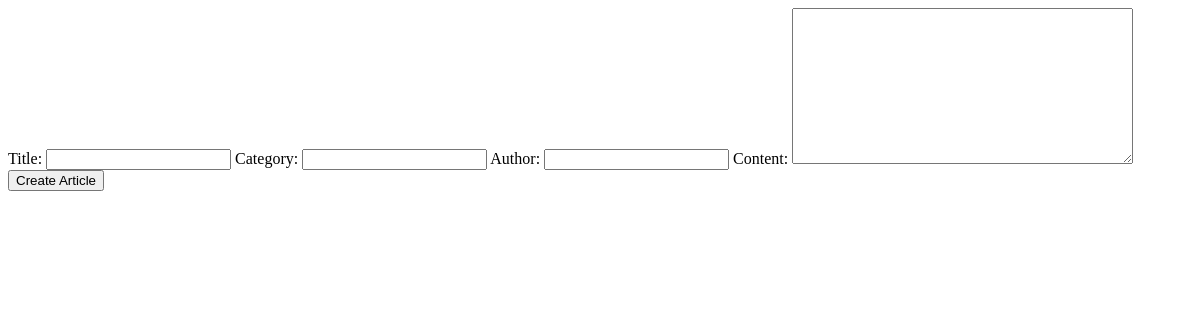
/blog/articles, run on an earlier commit of the app's database.
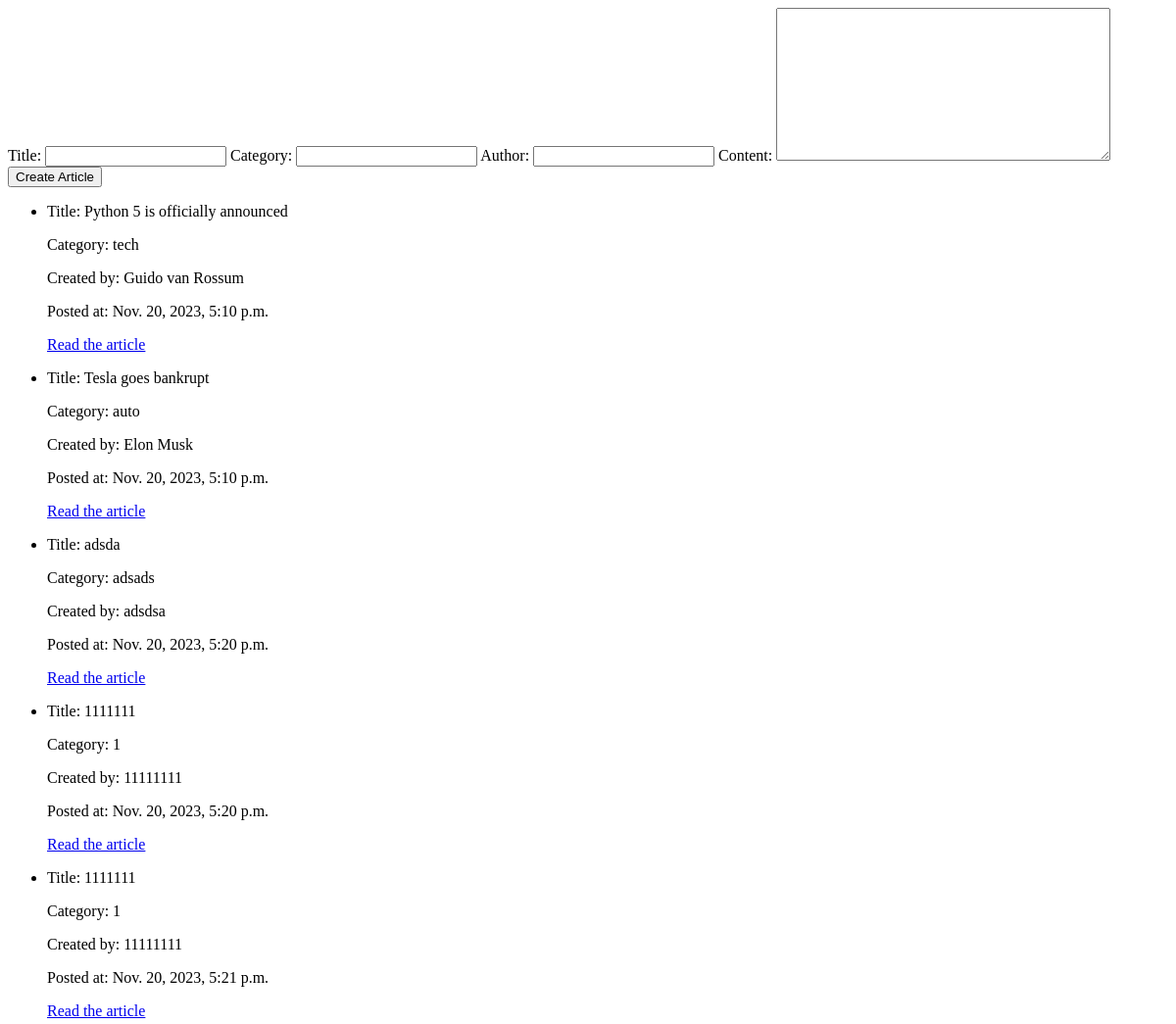
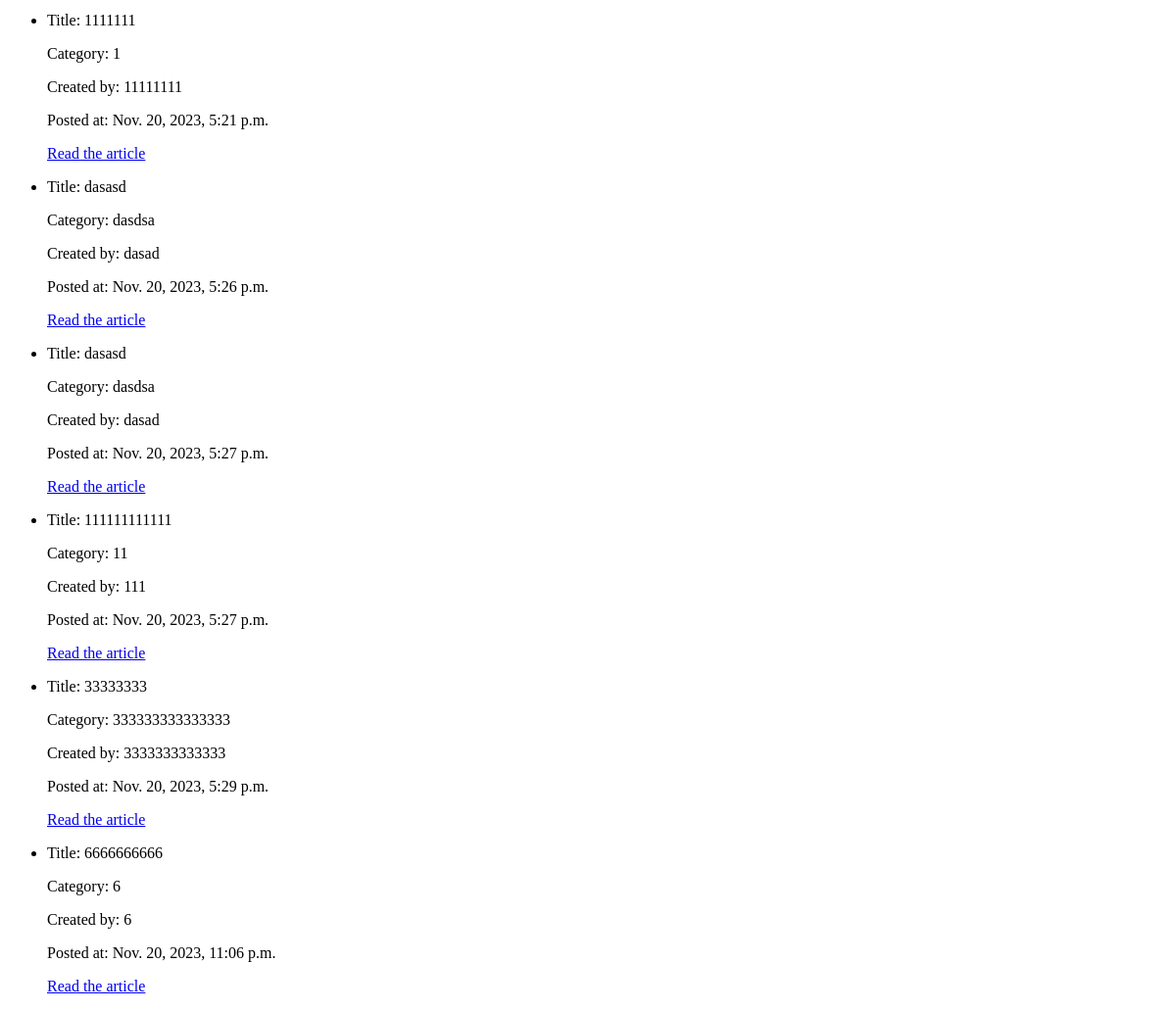
And on a later commit of the database (2 pictures, top to bottom).
### blog/models.py (models this page shows, shortened)
class ArticleModel(models.Model):
    title = models.CharField(max_length=100)
    category = models.CharField(max_length=100)
    author = models.CharField(max_length=100)
    content = models.TextField()
    creation_date = models.DateTimeField(auto_now_add=True)

### blog/views.py (the view, shortened to what this page needs)
# urls.py: path('articles', Article.as_view(), name='article'),
class Article(View):
    def get(self, request):
        return render(request, 'articles.html', {'articles': ArticleModel.objects.all(), 'form': ArticleForm()})

### blog/forms.py
class ArticleForm(ModelForm):
    class Meta:
        model = ArticleModel
        fields = ['title', 'category', 'author', 'content']  # OR: exclude = ['creation_date']

### blog/templates/articles.html (shortened to what this page needs)
<!DOCTYPE html>
<html lang="en">
<head>
</head>
<body>
    <form action="" method="post">
        {{ form }}
        <input type="submit" value="Create Article">
    </form>
    <ul>
       {% for article in articles %}
       <li>
           <p>Title: {{article.title}}</p>
           <p>Category: {{article.category}}</p>
           <p>Created by: {{article.author}}</p>
           <p>Posted at: {{article.creation_date}}</p>
           <a href="http://localhost:8080/blog/articles/{{ article.id }}">Read the article</a>
       </li>
       {% endfor %}
    </ul>
</body>
</html>

What changed in the data, as far as the page shows it:
added ArticleModel: title "Python 5 is officially announced", category "tech", author "Guido van Rossum", creation_date "Nov. 20, 2023, 5:10 p.m."
added ArticleModel: title "Tesla goes bankrupt", category "auto", author "Elon Musk", creation_date "Nov. 20, 2023, 5:10 p.m."
added ArticleModel: title "adsda", category "adsads", author "adsdsa", creation_date "Nov. 20, 2023, 5:20 p.m."
added ArticleModel: title "1111111", category "1", author "11111111", creation_date "Nov. 20, 2023, 5:20 p.m."
added ArticleModel: title "1111111", category "1", author "11111111", creation_date "Nov. 20, 2023, 5:21 p.m."
added ArticleModel: title "1111111", category "1", author "11111111", creation_date "Nov. 20, 2023, 5:21 p.m."
added ArticleModel: title "dasasd", category "dasdsa", author "dasad", creation_date "Nov. 20, 2023, 5:26 p.m."
added ArticleModel: title "dasasd", category "dasdsa", author "dasad", creation_date "Nov. 20, 2023, 5:27 p.m."
added ArticleModel: title "111111111111", category "11", author "111", creation_date "Nov. 20, 2023, 5:27 p.m."
added ArticleModel: title "33333333", category "333333333333333", author "3333333333333", creation_date "Nov. 20, 2023, 5:29 p.m."
added ArticleModel: title "6666666666", category "6", author "6", creation_date "Nov. 20, 2023, 11:06 p.m."
